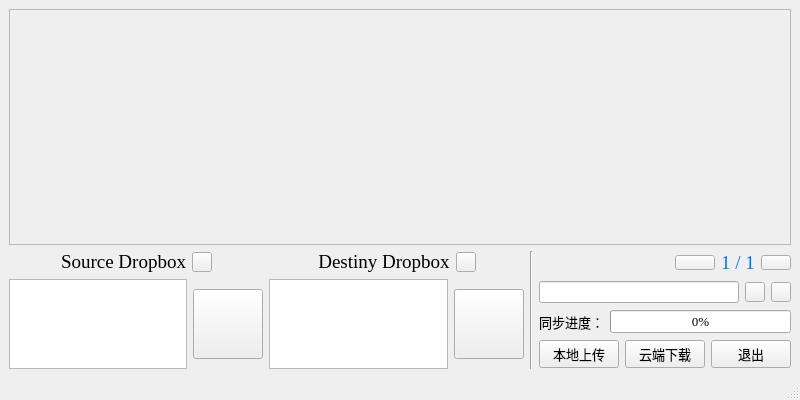
<?xml version="1.0" encoding="UTF-8"?>
<ui version="4.0">
 <class>MainWindow</class>
 <widget class="QMainWindow" name="MainWindow">
  <property name="geometry">
   <rect>
    <x>0</x>
    <y>0</y>
    <width>800</width>
    <height>400</height>
   </rect>
  </property>
  <property name="minimumSize">
   <size>
    <width>800</width>
    <height>400</height>
   </size>
  </property>
  <property name="maximumSize">
   <size>
    <width>800</width>
    <height>400</height>
   </size>
  </property>
  <property name="windowTitle">
   <string>MainWindow</string>
  </property>
  <widget class="QWidget" name="centralwidget">
   <layout class="QVBoxLayout" name="verticalLayout_4" stretch="2,1">
    <item>
     <widget class="QFrame" name="frame_Display">
      <property name="frameShape">
       <enum>QFrame::StyledPanel</enum>
      </property>
      <property name="frameShadow">
       <enum>QFrame::Sunken</enum>
      </property>
     </widget>
    </item>
    <item>
     <layout class="QHBoxLayout" name="horizontalLayout_4">
      <item>
       <layout class="QVBoxLayout" name="verticalLayout" stretch="0,0">
        <item>
         <layout class="QHBoxLayout" name="horizontalLayout_2">
          <item>
           <spacer name="horizontalSpacer">
            <property name="orientation">
             <enum>Qt::Horizontal</enum>
            </property>
            <property name="sizeHint" stdset="0">
             <size>
              <width>40</width>
              <height>20</height>
             </size>
            </property>
           </spacer>
          </item>
          <item>
           <widget class="QLabel" name="label_SourceDropbox">
            <property name="font">
             <font>
              <family>Times New Roman</family>
              <pointsize>14</pointsize>
             </font>
            </property>
            <property name="text">
             <string>Source Dropbox</string>
            </property>
            <property name="alignment">
             <set>Qt::AlignCenter</set>
            </property>
           </widget>
          </item>
          <item>
           <widget class="QPushButton" name="pushButton_OpenSrouce">
            <property name="sizePolicy">
             <sizepolicy hsizetype="Fixed" vsizetype="Fixed">
              <horstretch>0</horstretch>
              <verstretch>0</verstretch>
             </sizepolicy>
            </property>
            <property name="minimumSize">
             <size>
              <width>20</width>
              <height>20</height>
             </size>
            </property>
            <property name="maximumSize">
             <size>
              <width>20</width>
              <height>20</height>
             </size>
            </property>
            <property name="styleSheet">
             <string notr="true">border-image: url(:/Icons/Resources/File.png);</string>
            </property>
            <property name="text">
             <string/>
            </property>
           </widget>
          </item>
          <item>
           <spacer name="horizontalSpacer_2">
            <property name="orientation">
             <enum>Qt::Horizontal</enum>
            </property>
            <property name="sizeHint" stdset="0">
             <size>
              <width>40</width>
              <height>20</height>
             </size>
            </property>
           </spacer>
          </item>
         </layout>
        </item>
        <item>
         <layout class="QHBoxLayout" name="horizontalLayout_6" stretch="3,0">
          <item>
           <widget class="QTextEdit" name="textEdit_Display_Source"/>
          </item>
          <item>
           <widget class="QPushButton" name="pushButton_SrcClear">
            <property name="minimumSize">
             <size>
              <width>70</width>
              <height>70</height>
             </size>
            </property>
            <property name="maximumSize">
             <size>
              <width>70</width>
              <height>70</height>
             </size>
            </property>
            <property name="styleSheet">
             <string notr="true">border-image: url(:/Icons/Resources/EmptyFile.png);</string>
            </property>
            <property name="text">
             <string/>
            </property>
           </widget>
          </item>
         </layout>
        </item>
       </layout>
      </item>
      <item>
       <layout class="QVBoxLayout" name="verticalLayout_2">
        <item>
         <layout class="QHBoxLayout" name="horizontalLayout_3">
          <item>
           <spacer name="horizontalSpacer_3">
            <property name="orientation">
             <enum>Qt::Horizontal</enum>
            </property>
            <property name="sizeHint" stdset="0">
             <size>
              <width>40</width>
              <height>20</height>
             </size>
            </property>
           </spacer>
          </item>
          <item>
           <widget class="QLabel" name="label_DestinyDropbox">
            <property name="font">
             <font>
              <family>Times New Roman</family>
              <pointsize>14</pointsize>
             </font>
            </property>
            <property name="text">
             <string>Destiny Dropbox</string>
            </property>
            <property name="alignment">
             <set>Qt::AlignCenter</set>
            </property>
           </widget>
          </item>
          <item>
           <widget class="QPushButton" name="pushButton_OpenDestiny">
            <property name="sizePolicy">
             <sizepolicy hsizetype="Fixed" vsizetype="Fixed">
              <horstretch>0</horstretch>
              <verstretch>0</verstretch>
             </sizepolicy>
            </property>
            <property name="minimumSize">
             <size>
              <width>20</width>
              <height>20</height>
             </size>
            </property>
            <property name="maximumSize">
             <size>
              <width>20</width>
              <height>20</height>
             </size>
            </property>
            <property name="styleSheet">
             <string notr="true">border-image: url(:/Icons/Resources/File.png);</string>
            </property>
            <property name="text">
             <string/>
            </property>
           </widget>
          </item>
          <item>
           <spacer name="horizontalSpacer_4">
            <property name="orientation">
             <enum>Qt::Horizontal</enum>
            </property>
            <property name="sizeHint" stdset="0">
             <size>
              <width>40</width>
              <height>20</height>
             </size>
            </property>
           </spacer>
          </item>
         </layout>
        </item>
        <item>
         <layout class="QHBoxLayout" name="horizontalLayout_7" stretch="3,0">
          <item>
           <widget class="QTextEdit" name="textEdit_Display_Destiny"/>
          </item>
          <item>
           <widget class="QPushButton" name="pushButton_DstClear">
            <property name="minimumSize">
             <size>
              <width>70</width>
              <height>70</height>
             </size>
            </property>
            <property name="maximumSize">
             <size>
              <width>70</width>
              <height>70</height>
             </size>
            </property>
            <property name="styleSheet">
             <string notr="true">border-image: url(:/Icons/Resources/EmptyFile.png);</string>
            </property>
            <property name="text">
             <string/>
            </property>
           </widget>
          </item>
         </layout>
        </item>
       </layout>
      </item>
      <item>
       <widget class="Line" name="line">
        <property name="orientation">
         <enum>Qt::Vertical</enum>
        </property>
       </widget>
      </item>
      <item>
       <layout class="QVBoxLayout" name="verticalLayout_3">
        <item>
         <layout class="QHBoxLayout" name="horizontalLayout">
          <item>
           <spacer name="horizontalSpacer_6">
            <property name="orientation">
             <enum>Qt::Horizontal</enum>
            </property>
            <property name="sizeHint" stdset="0">
             <size>
              <width>40</width>
              <height>20</height>
             </size>
            </property>
           </spacer>
          </item>
          <item>
           <widget class="QPushButton" name="pushButton_PageUp">
            <property name="sizePolicy">
             <sizepolicy hsizetype="Fixed" vsizetype="Fixed">
              <horstretch>0</horstretch>
              <verstretch>0</verstretch>
             </sizepolicy>
            </property>
            <property name="minimumSize">
             <size>
              <width>30</width>
              <height>15</height>
             </size>
            </property>
            <property name="maximumSize">
             <size>
              <width>301</width>
              <height>15</height>
             </size>
            </property>
            <property name="styleSheet">
             <string notr="true">border-image: url(:/Icons/Resources/ArrowLeft.png);</string>
            </property>
            <property name="text">
             <string/>
            </property>
           </widget>
          </item>
          <item>
           <widget class="QLabel" name="label_Pages">
            <property name="font">
             <font>
              <family>Times New Roman</family>
              <pointsize>14</pointsize>
             </font>
            </property>
            <property name="styleSheet">
             <string notr="true">color: rgb(0, 114, 240);</string>
            </property>
            <property name="text">
             <string>1 / 1</string>
            </property>
            <property name="alignment">
             <set>Qt::AlignCenter</set>
            </property>
           </widget>
          </item>
          <item>
           <widget class="QPushButton" name="pushButton_PageDown">
            <property name="sizePolicy">
             <sizepolicy hsizetype="Fixed" vsizetype="Fixed">
              <horstretch>0</horstretch>
              <verstretch>0</verstretch>
             </sizepolicy>
            </property>
            <property name="minimumSize">
             <size>
              <width>30</width>
              <height>15</height>
             </size>
            </property>
            <property name="maximumSize">
             <size>
              <width>30</width>
              <height>15</height>
             </size>
            </property>
            <property name="styleSheet">
             <string notr="true">border-image: url(:/Icons/Resources/ArrowRight.png);</string>
            </property>
            <property name="text">
             <string/>
            </property>
           </widget>
          </item>
         </layout>
        </item>
        <item>
         <layout class="QHBoxLayout" name="horizontalLayout_8">
          <item>
           <widget class="QLineEdit" name="lineEdit_PairName"/>
          </item>
          <item>
           <widget class="QPushButton" name="pushButton_add">
            <property name="sizePolicy">
             <sizepolicy hsizetype="Fixed" vsizetype="Fixed">
              <horstretch>0</horstretch>
              <verstretch>0</verstretch>
             </sizepolicy>
            </property>
            <property name="minimumSize">
             <size>
              <width>20</width>
              <height>20</height>
             </size>
            </property>
            <property name="maximumSize">
             <size>
              <width>20</width>
              <height>20</height>
             </size>
            </property>
            <property name="styleSheet">
             <string notr="true">border-image: url(:/Icons/Resources/Add-5.png);</string>
            </property>
            <property name="text">
             <string/>
            </property>
           </widget>
          </item>
          <item>
           <widget class="QPushButton" name="pushButton_Delete">
            <property name="sizePolicy">
             <sizepolicy hsizetype="Fixed" vsizetype="Fixed">
              <horstretch>0</horstretch>
              <verstretch>0</verstretch>
             </sizepolicy>
            </property>
            <property name="minimumSize">
             <size>
              <width>20</width>
              <height>20</height>
             </size>
            </property>
            <property name="maximumSize">
             <size>
              <width>20</width>
              <height>20</height>
             </size>
            </property>
            <property name="styleSheet">
             <string notr="true">border-image: url(:/Icons/Resources/Trashbin-2.png);</string>
            </property>
            <property name="text">
             <string/>
            </property>
           </widget>
          </item>
         </layout>
        </item>
        <item>
         <layout class="QHBoxLayout" name="horizontalLayout_9">
          <item>
           <widget class="QLabel" name="label_SyncProcess">
            <property name="font">
             <font>
              <family>新宋体</family>
              <pointsize>10</pointsize>
             </font>
            </property>
            <property name="text">
             <string>同步进度：</string>
            </property>
            <property name="alignment">
             <set>Qt::AlignCenter</set>
            </property>
           </widget>
          </item>
          <item>
           <widget class="QProgressBar" name="progressBar">
            <property name="font">
             <font>
              <family>Times New Roman</family>
              <pointsize>10</pointsize>
             </font>
            </property>
            <property name="value">
             <number>0</number>
            </property>
           </widget>
          </item>
         </layout>
        </item>
        <item>
         <layout class="QHBoxLayout" name="horizontalLayout_5">
          <item>
           <widget class="QPushButton" name="pushButton_Uploads">
            <property name="font">
             <font>
              <family>新宋体</family>
              <pointsize>10</pointsize>
             </font>
            </property>
            <property name="text">
             <string>本地上传</string>
            </property>
           </widget>
          </item>
          <item>
           <widget class="QPushButton" name="pushButton_Downloads">
            <property name="font">
             <font>
              <family>新宋体</family>
              <pointsize>10</pointsize>
             </font>
            </property>
            <property name="text">
             <string>云端下载</string>
            </property>
           </widget>
          </item>
          <item>
           <widget class="QPushButton" name="pushButton_Quit">
            <property name="font">
             <font>
              <family>新宋体</family>
              <pointsize>10</pointsize>
             </font>
            </property>
            <property name="text">
             <string>退出</string>
            </property>
           </widget>
          </item>
         </layout>
        </item>
       </layout>
      </item>
     </layout>
    </item>
   </layout>
  </widget>
  <widget class="QMenuBar" name="menubar">
   <property name="geometry">
    <rect>
     <x>0</x>
     <y>0</y>
     <width>800</width>
     <height>23</height>
    </rect>
   </property>
  </widget>
  <widget class="QStatusBar" name="statusbar"/>
 </widget>
 <resources>
  <include location="MyRes.qrc"/>
 </resources>
 <connections/>
</ui>
